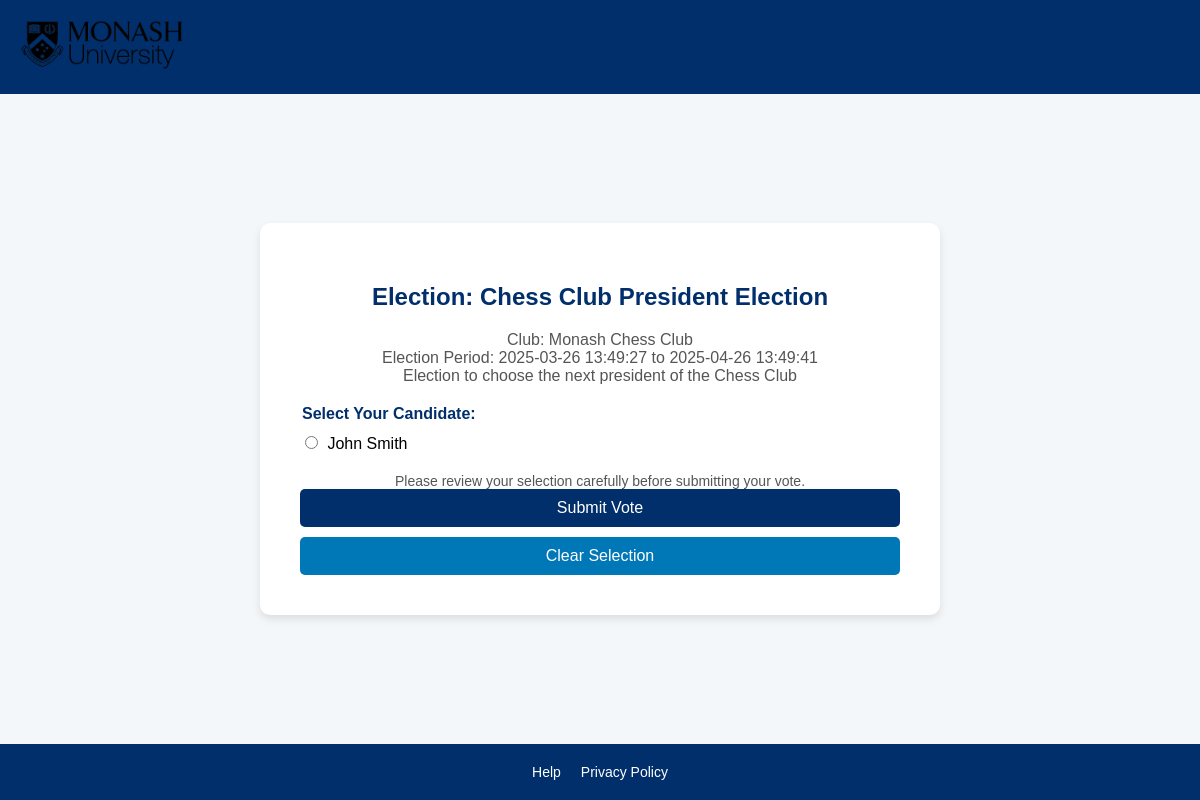
Page /vote/1/ (signed in) on the committed database.
### voting/models.py (models this page shows, shortened)
class Election(models.Model):
    STATUS_PENDING = 'Pending'
    STATUS_ONGOING = 'Ongoing'
    STATUS_ENDED = 'Ended'
    STATUS_CHOICES = [
        (STATUS_PENDING, 'Pending'),
        (STATUS_ONGOING, 'Ongoing'),
        (STATUS_ENDED, 'Ended'),
    ]
    club = models.ForeignKey(Club, on_delete=models.CASCADE, related_name='elections')
    name = models.CharField(max_length=200)
    description = models.TextField(blank=True)
    start_date = models.DateTimeField()
    end_date = models.DateTimeField()
    status = models.CharField(max_length=20, choices=STATUS_CHOICES, default=STATUS_PENDING)
    created_by = models.ForeignKey(settings.AUTH_USER_MODEL, on_delete=models.CASCADE, related_name='created_elections')

class Club(models.Model):
    name = models.CharField(max_length=200, unique=True)
    description = models.TextField(blank=True)
    created_at = models.DateTimeField(auto_now_add=True)

class Candidate(models.Model):
    election = models.ForeignKey(Election, on_delete=models.CASCADE, related_name='candidates')
    user = models.ForeignKey(settings.AUTH_USER_MODEL, on_delete=models.CASCADE, related_name='candidate_entries')
    bio = models.TextField(blank=True)
    photo = models.ImageField(upload_to='candidates/', blank=True, null=True)

### voting/views.py (the view, shortened to what this page needs)
# urls.py: path('vote/<int:election_id>/', views.voting_view, name='voting'),
@login_required
def voting_view(request, election_id):
    election = get_object_or_404(Election, id=election_id)
    if not Membership.objects.filter(user=request.user, club=election.club).exists():
        messages.error(request, "You are not a member of this club and cannot vote here.")
        return redirect('club_selection')
    return render(request, "voting/voting_page.html", {"election": election})

### voting/templates/voting/voting_page.html (shortened to what this page needs)
{% load static %}
<!DOCTYPE html>
<html lang="en">
<head>
</head>
<body>
  <header>
    <div class="logo-container">
      <a href="/" title="Monash University Home">
        <img src="{% static 'images/logo.png' %}" alt="Monash University Logo" class="logo">
      </a>
    </div>
  </header>
  <main>
    <section class="voting-container">
      <h1 class="title">Election: {{ election.name }}</h1>
      <p class="description">
        Club: {{ election.club.name }}<br>
        Election Period: {{ election.start_date|date:"Y-m-d H:i:s" }} to {{ election.end_date|date:"Y-m-d H:i:s" }}<br>
        {% if election.description %}{{ election.description }}{% endif %}
      </p>
      <form id="votingForm" action="{% url 'voting' election.id %}" method="POST" class="voting-form">
        <div class="form-group">
          <fieldset>
            <legend>Select Your Candidate:</legend>
            {% for candidate in election.candidates.all %}
              <div>
                <input type="radio" id="candidate{{ candidate.id }}" name="candidate" value="{{ candidate.id }}" required>
                <label for="candidate{{ candidate.id }}">
                  {{ candidate.user.get_full_name|default:candidate.user.username }}
                </label>
              </div>
            {% empty %}
              <p>No candidates available for this election.</p>
            {% endfor %}
          </fieldset>
        </div>
        <div class="confirmation">
          Please review your selection carefully before submitting your vote.
        </div>
        <button type="submit" class="btn primary">Submit Vote</button>
        <button type="reset" class="btn secondary">Clear Selection</button>
      </form>
    </section>
  </main>
  <footer>
    <div class="footer-links">
      <a href="/help" class="footer-link">Help</a>
      <a href="/privacy-policy" class="footer-link">Privacy Policy</a>
    </div>
  </footer>
</body>
</html>

### voting/templates/voting/voting_page.html (style rules this page uses)
:root { --primary-color: #002f6c; --secondary-color: #0077b6; --background-color: #f4f7fa; --white: #fff; --text-color: #555; --shadow: 0 4px 8px rgba(0, 0, 0, 0.1); }
body { font-family: Arial, sans-serif; background-color: var(--background-color); margin: 0; padding: 0; display: flex; flex-direction: column; min-height: 100vh; }
header { background-color: var(--primary-color); padding: 20px; text-align: left; }
.logo { background-color: transparent; height: 50px; }
main { flex-grow: 1; display: flex; justify-content: center; align-items: center; padding: 20px; }
.voting-container { background-color: var(--white); padding: 40px; box-shadow: var(--shadow); border-radius: 10px; text-align: center; max-width: 600px; width: 100%; margin: auto; }
.title { font-size: 24px; margin-bottom: 20px; color: var(--primary-color); }
.description { margin-bottom: 20px; font-size: 16px; color: var(--text-color); }
.form-group { margin-bottom: 20px; text-align: left; }
fieldset { border: none; padding: 0; margin: 0; }
legend { font-weight: bold; margin-bottom: 10px; color: var(--primary-color); }
label { display: inline-block; margin-right: 10px; cursor: pointer; }
input[type="radio"] { margin-right: 5px; cursor: pointer; }
.btn { width: 100%; padding: 10px; border: none; border-radius: 5px; font-size: 16px; cursor: pointer; transition: background-color 0.3s ease; }
.btn.primary { background-color: var(--primary-color); color: var(--white); }
.btn.secondary { background-color: var(--secondary-color); color: var(--white); margin-top: 10px; }
.confirmation { margin-top: 20px; font-size: 14px; color: var(--text-color); }
footer { background-color: var(--primary-color); padding: 20px; text-align: center; color: var(--white); }
.footer-links { display: flex; justify-content: center; gap: 20px; }
.footer-link { color: var(--white); text-decoration: none; font-size: 14px; }

### rows in the picture
Election: name "Chess Club President Election", club.name "Monash Chess Club", start_date "2025-03-26 13:49:27", end_date "2025-04-26 13:49:41", description "Election to choose the next president of the Chess Club"
Candidate: user.get_full_name "John Smith"
